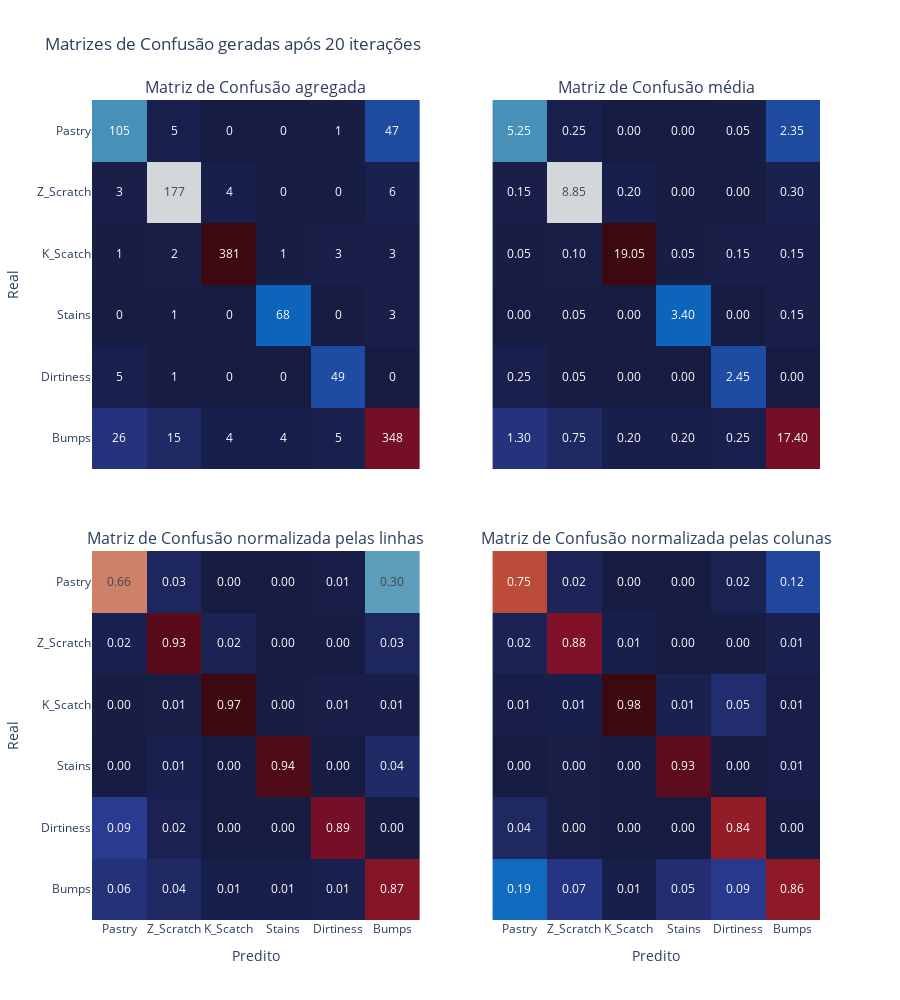

Notebook code for this chart:
### Code cell
plot_confusion_matrix(knn_imb_res, export=False, filename='knn_imb_cm', path='../figs/metrics_ensemble')

### Figure 1 — Plotly figure (JSON) as saved in the notebook; plotly's stock layout.template omitted (floating-point values rounded to 4 significant figures)
{"data": [{"colorscale": [[0, "rgb(23, 28, 66)"], [0.09091, "rgb(41, 58, 143)"], [0.1818, "rgb(11, 102, 189)"], [0.2727, "rgb(69, 144, 185)"], [0.3636, "rgb(142, 181, 194)"], [0.4545, "rgb(210, 216, 219)"], [0.5455, "rgb(230, 210, 204)"], [0.6364, "rgb(213, 157, 137)"], [0.7273, "rgb(196, 101, 72)"], [0.8182, "rgb(172, 43, 36)"], [0.9091, "rgb(120, 14, 40)"], [1, "rgb(60, 9, 17)"]], "showscale": false, "text": [[105, 5, 0, 0, 1, 47], [3, 177, 4, 0, 0, 6], [1, 2, 381, 1, 3, 3], [0, 1, 0, 68, 0, 3], [5, 1, 0, 0, 49, 0], [26, 15, 4, 4, 5, 348]], "texttemplate": "%{text}", "type": "heatmap", "x": ["Pastry", "Z_Scratch", "K_Scatch", "Stains", "Dirtiness", "Bumps"], "xaxis": "x", "y": ["Pastry", "Z_Scratch", "K_Scatch", "Stains", "Dirtiness", "Bumps"], "yaxis": "y", "z": [[105, 5, 0, 0, 1, 47], [3, 177, 4, 0, 0, 6], [1, 2, 381, 1, 3, 3], [0, 1, 0, 68, 0, 3], [5, 1, 0, 0, 49, 0], [26, 15, 4, 4, 5, 348]]}, {"colorscale": [[0, "rgb(23, 28, 66)"], [0.09091, "rgb(41, 58, 143)"], [0.1818, "rgb(11, 102, 189)"], [0.2727, "rgb(69, 144, 185)"], [0.3636, "rgb(142, 181, 194)"], [0.4545, "rgb(210, 216, 219)"], [0.5455, "rgb(230, 210, 204)"], [0.6364, "rgb(213, 157, 137)"], [0.7273, "rgb(196, 101, 72)"], [0.8182, "rgb(172, 43, 36)"], [0.9091, "rgb(120, 14, 40)"], [1, "rgb(60, 9, 17)"]], "showscale": false, "text": [[5.25, 0.25, 0, 0, 0.05, 2.35], [0.15, 8.85, 0.2, 0, 0, 0.3], [0.05, 0.1, 19.05, 0.05, 0.15, 0.15], [0, 0.05, 0, 3.4, 0, 0.15], [0.25, 0.05, 0, 0, 2.45, 0], [1.3, 0.75, 0.2, 0.2, 0.25, 17.4]], "texttemplate": "%{text:.2f}", "type": "heatmap", "x": ["Pastry", "Z_Scratch", "K_Scatch", "Stains", "Dirtiness", "Bumps"], "xaxis": "x2", "y": ["Pastry", "Z_Scratch", "K_Scatch", "Stains", "Dirtiness", "Bumps"], "yaxis": "y2", "z": [[5.25, 0.25, 0, 0, 0.05, 2.35], [0.15, 8.85, 0.2, 0, 0, 0.3], [0.05, 0.1, 19.05, 0.05, 0.15, 0.15], [0, 0.05, 0, 3.4, 0, 0.15], [0.25, 0.05, 0, 0, 2.45, 0], [1.3, 0.75, 0.2, 0.2, 0.25, 17.4]]}, {"colorscale": [[0, "rgb(23, 28, 66)"], [0.09091, "rgb(41, 58, 143)"], [0.1818, "rgb(11, 102, 189)"], [0.2727, "rgb(69, 144, 185)"], [0.3636, "rgb(142, 181, 194)"], [0.4545, "rgb(210, 216, 219)"], [0.5455, "rgb(230, 210, 204)"], [0.6364, "rgb(213, 157, 137)"], [0.7273, "rgb(196, 101, 72)"], [0.8182, "rgb(172, 43, 36)"], [0.9091, "rgb(120, 14, 40)"], [1, "rgb(60, 9, 17)"]], "showscale": false, "text": [[0.6646, 0.03165, 0, 0, 0.006329, 0.2975], [0.01579, 0.9316, 0.02105, 0, 0, 0.03158], [0.002558, 0.005115, 0.9744, 0.002558, 0.007673, 0.007673], [0, 0.01389, 0, 0.9444, 0, 0.04167], [0.09091, 0.01818, 0, 0, 0.8909, 0], [0.06468, 0.03731, 0.00995, 0.00995, 0.01244, 0.8657]], "texttemplate": "%{text:.2f}", "type": "heatmap", "x": ["Pastry", "Z_Scratch", "K_Scatch", "Stains", "Dirtiness", "Bumps"], "xaxis": "x3", "y": ["Pastry", "Z_Scratch", "K_Scatch", "Stains", "Dirtiness", "Bumps"], "yaxis": "y3", "z": [[0.6646, 0.03165, 0, 0, 0.006329, 0.2975], [0.01579, 0.9316, 0.02105, 0, 0, 0.03158], [0.002558, 0.005115, 0.9744, 0.002558, 0.007673, 0.007673], [0, 0.01389, 0, 0.9444, 0, 0.04167], [0.09091, 0.01818, 0, 0, 0.8909, 0], [0.06468, 0.03731, 0.00995, 0.00995, 0.01244, 0.8657]]}, {"colorscale": [[0, "rgb(23, 28, 66)"], [0.09091, "rgb(41, 58, 143)"], [0.1818, "rgb(11, 102, 189)"], [0.2727, "rgb(69, 144, 185)"], [0.3636, "rgb(142, 181, 194)"], [0.4545, "rgb(210, 216, 219)"], [0.5455, "rgb(230, 210, 204)"], [0.6364, "rgb(213, 157, 137)"], [0.7273, "rgb(196, 101, 72)"], [0.8182, "rgb(172, 43, 36)"], [0.9091, "rgb(120, 14, 40)"], [1, "rgb(60, 9, 17)"]], "showscale": false, "text": [[0.75, 0.02488, 0, 0, 0.01724, 0.1155], [0.02143, 0.8806, 0.01028, 0, 0, 0.01474], [0.007143, 0.00995, 0.9794, 0.0137, 0.05172, 0.007371], [0, 0.004975, 0, 0.9315, 0, 0.007371], [0.03571, 0.004975, 0, 0, 0.8448, 0], [0.1857, 0.07463, 0.01028, 0.05479, 0.08621, 0.855]], "texttemplate": "%{text:.2f}", "type": "heatmap", "x": ["Pastry", "Z_Scratch", "K_Scatch", "Stains", "Dirtiness", "Bumps"], "xaxis": "x4", "y": ["Pastry", "Z_Scratch", "K_Scatch", "Stains", "Dirtiness", "Bumps"], "yaxis": "y4", "z": [[0.75, 0.02488, 0, 0, 0.01724, 0.1155], [0.02143, 0.8806, 0.01028, 0, 0, 0.01474], [0.007143, 0.00995, 0.9794, 0.0137, 0.05172, 0.007371], [0, 0.004975, 0, 0.9315, 0, 0.007371], [0.03571, 0.004975, 0, 0, 0.8448, 0], [0.1857, 0.07463, 0.01028, 0.05479, 0.08621, 0.855]]}], "layout": {"annotations": [{"font": {"size": 16}, "showarrow": false, "text": "Matriz de Confusão agregada", "x": 0.225, "xanchor": "center", "xref": "paper", "y": 1, "yanchor": "bottom", "yref": "paper"}, {"font": {"size": 16}, "showarrow": false, "text": "Matriz de Confusão média", "x": 0.775, "xanchor": "center", "xref": "paper", "y": 1, "yanchor": "bottom", "yref": "paper"}, {"font": {"size": 16}, "showarrow": false, "text": "Matriz de Confusão normalizada pelas linhas", "x": 0.225, "xanchor": "center", "xref": "paper", "y": 0.45, "yanchor": "bottom", "yref": "paper"}, {"font": {"size": 16}, "showarrow": false, "text": "Matriz de Confusão normalizada pelas colunas", "x": 0.775, "xanchor": "center", "xref": "paper", "y": 0.45, "yanchor": "bottom", "yref": "paper"}], "autosize": true, "height": 1000, "title": {"text": "Matrizes de Confusão geradas após 20 iterações"}, "xaxis": {"anchor": "y", "domain": [0, 0.45], "matches": "x3", "showticklabels": false}, "xaxis2": {"anchor": "y2", "domain": [0.55, 1], "matches": "x4", "showticklabels": false}, "xaxis3": {"anchor": "y3", "domain": [0, 0.45], "title": {"text": "Predito"}}, "xaxis4": {"anchor": "y4", "domain": [0.55, 1], "title": {"text": "Predito"}}, "yaxis": {"anchor": "x", "autorange": "reversed", "domain": [0.55, 1], "title": {"text": "Real"}}, "yaxis2": {"anchor": "x2", "autorange": "reversed", "domain": [0.55, 1], "matches": "y", "showticklabels": false}, "yaxis3": {"anchor": "x3", "autorange": "reversed", "domain": [0, 0.45], "title": {"text": "Real"}}, "yaxis4": {"anchor": "x4", "domain": [0, 0.45], "matches": "y3", "showticklabels": false}}}
